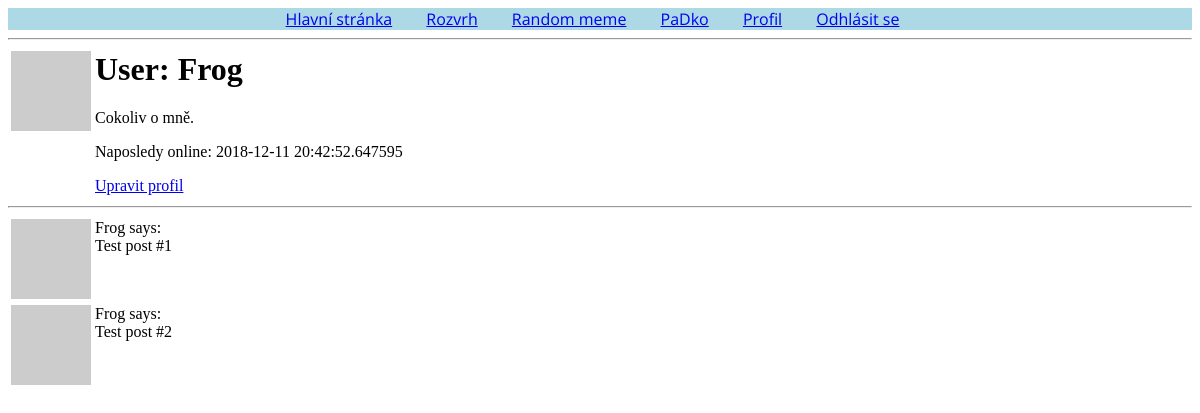
Page /Frog (signed in) on the earlier database version.
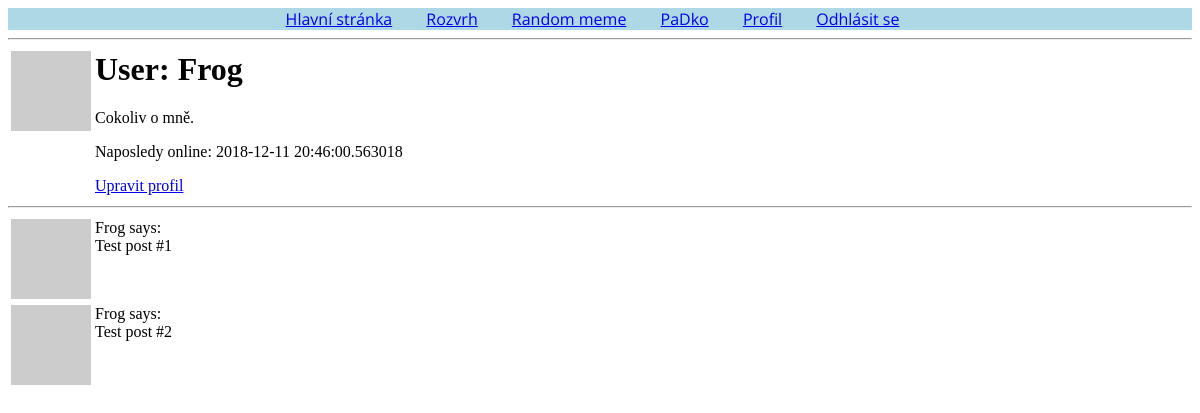
Same page on the later database version.
### app/models.py (models this page shows, shortened)
class User(UserMixin, db.Model):
    id = db.Column(db.Integer, primary_key=True)
    username = db.Column(db.String(64), index=True, unique=True)
    email = db.Column(db.String(120), index=True, unique=True)
    password_hash = db.Column(db.String(128))
    posts = db.relationship('Post', backref='author', lazy='dynamic')
    about_me = db.Column(db.String(140))
    last_seen = db.Column(db.DateTime, default=datetime.utcnow)
    def avatar(self, size):
        digest = md5(self.email.lower().encode('utf-8')).hexdigest()
        return 'https://www.gravatar.com/avatar/{}?d=identicon&s={}'.format(
            digest, size)

### app/routes.py (the view)
@app.route("/<username>")
@login_required
def user(username):
    user = User.query.filter_by(username=username).first_or_404()
    posts = [
        {'author': user, 'body': 'Test post #1'},
        {'author': user, 'body': 'Test post #2'}
    ]
    return render_template('user.html', user=user, posts=posts, title="Profil")

### app/models.py (called while the page is built)
@login.user_loader
def load_user(id):
	return User.query.get(int(id))

### app/routes.py (called while the page is built)
@app.before_request
def before_request():
	if current_user.is_authenticated:
		current_user.last_seen = datetime.utcnow()
		db.session.commit()

### app/templates/user.html
{% extends "base.html" %}
{% block content %}
    <table>
        <tr valign="top">
            <td><img src="{{ user.avatar(128) }}"></td>
            <td>
                <h1>User: {{ user.username }}</h1>
                {% if user.about_me %}<p>{{ user.about_me }}</p>{% endif %}
                {% if user.last_seen %}<p>Naposledy online: {{ user.last_seen }}</p>{% endif %}
                   {% if user == current_user %}
                	<p><a href="{{ url_for('edit_profile') }}">Upravit profil</a></p>
                	{% endif %}
            </td>
        </tr>
    </table>
    <hr>
    {% for post in posts %}
        {% include '_post.html' %}
    {% endfor %}
{% endblock %}

### app/templates/base.html (shortened to what this page needs)
<html>
    <head>
      <link rel="stylesheet" href="{{ url_for('static', filename='base.css') }}">
    </head>
    <body>
        <div class="nabidka">
            <a class="jedna" href="{{ url_for("index") }}">Hlavní stránka</a>
            <a class="dva" href="{{ url_for("rozvrh") }}">Rozvrh</a>
            <a class="tri" href="{{ url_for("random_meme") }}">Random meme</a>
            <a class="ctyri" href="{{ url_for("countdown") }}">PaDko</a>
            {% if current_user.is_anonymous %}
            <a class="pet" href="{{ url_for("login") }}">Přihlásit se</a>
            {% else %}
            <a class="sest" href="{{ url_for('user', username=current_user.username) }}">Profil</a>
            <a class="sedm" href="{{ url_for("logout") }}">Odhlásit se</a>
            {% endif %}
        </div>
        <hr>
        {% block content %}{% endblock %}
    </body>
</html>

### app/templates/_post.html
<table>
        <tr valign="top">
            <td><img src="{{ post.author.avatar(36) }}"></td>
            <td>{{ post.author.username }} says:<br>{{ post.body }}</td>
        </tr>
    </table>

### app/static/base.css (style rules this page uses)
.nabidka { font-family: "Open Sans", sans-serif; background-color: lightblue; text-align: center; }
.dva { margin-left: 30px; margin-right: 15px; }
.tri { margin-left: 15px; margin-right: 15px; }
.ctyri { margin-left: 15px; margin-right: 15px; }
.sest { margin-left: 15px; margin-right: 15px; }
.sedm { margin-left: 15px; margin-right: 15px; }

Differences in the rows shown:
changed User "Frog": last_seen "2018-12-11 20:42:52.647595" → "2018-12-11 20:46:00.563018"
